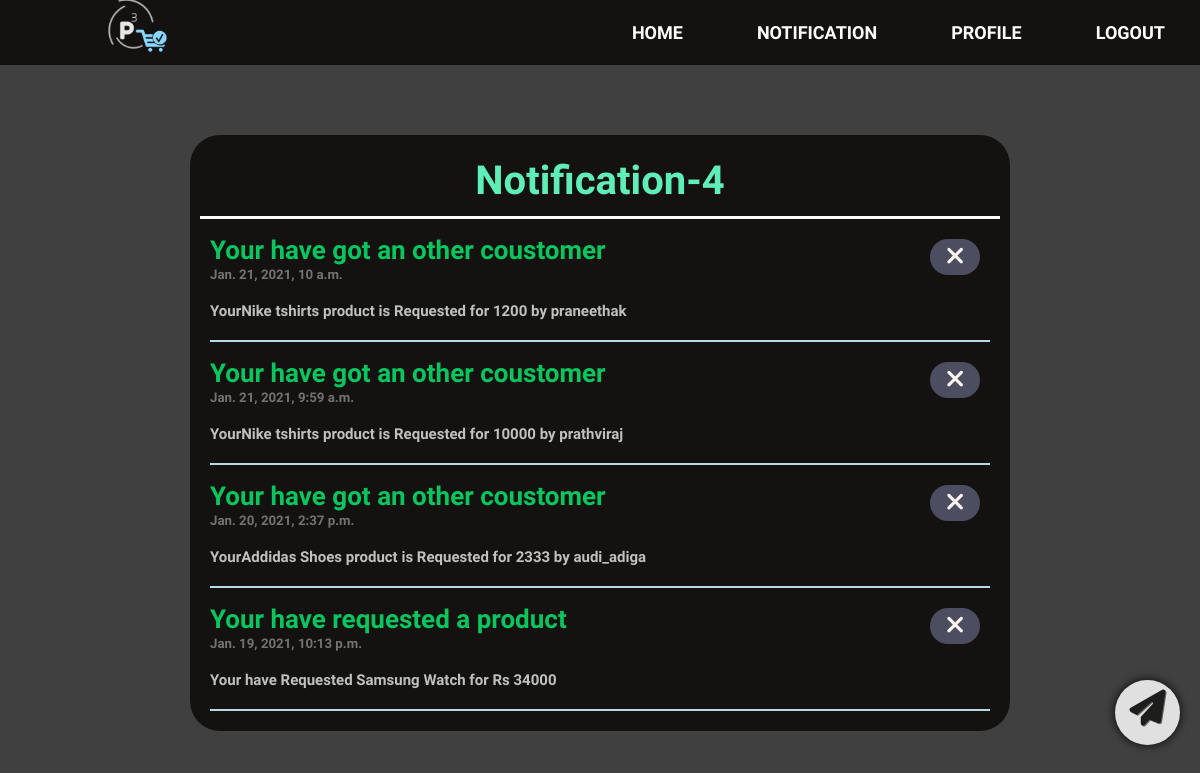
/notification/ (signed in), run on an earlier commit of the app's database.
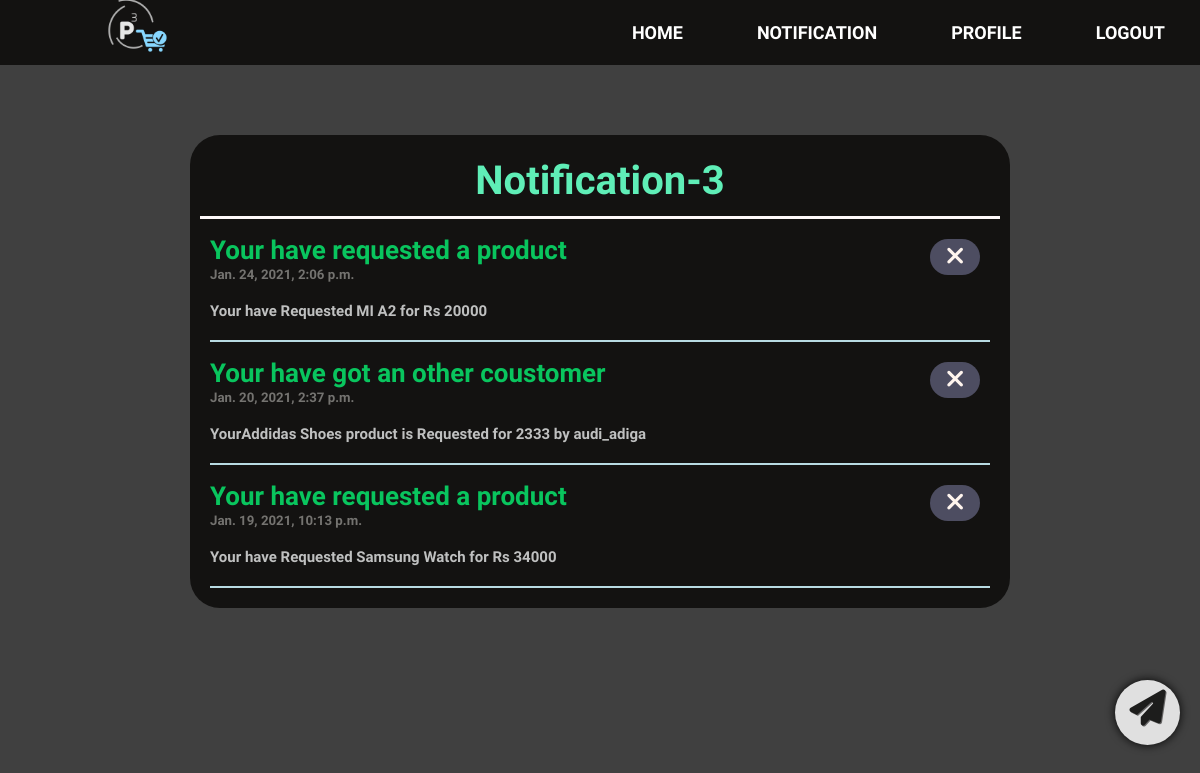
And on a later commit of the database.
### pcube/models.py (models this page shows)
class Notification(models.Model):
    post = models.ForeignKey(Post, on_delete=models.CASCADE, blank=True, null=True)
    user = models.ForeignKey(User, on_delete=models.CASCADE)
    ques = models.ForeignKey(Question, on_delete=models.CASCADE, blank=True, null=True, default=None)
    title = models.CharField(max_length= 30)
    h1 = models.CharField(max_length= 30)
    discription = discription = models.TextField()
    date_posted = models.DateTimeField(default=timezone.now)
    read =  models.BooleanField(default=False)

### pcube/views.py (the view)
# urls.py: path('notification/', views.notification, name='notification'),
def notification(request):
    try:
        msgs = Notification.objects.order_by('-date_posted').filter(user = request.user, read = False)
        noti_count = msgs.count()
    except:
        msgs = []
        noti_count = 0
    context = {
        'msgs':msgs,
        'msgs_count': noti_count
    }
    return render(request, 'pcube/notification.html',context)

### pcube/templates/pcube/notification.html (shortened to what this page needs)
{% extends 'pcube/base.html' %}
{%load static%}
{% block headers %}
    <link rel="stylesheet" type="text/css" href="{% static 'pcube/notification.css' %}">
{% endblock headers %}
{% block content %}
    <div class="notifications">
        <h2>Notification-{{msgs_count}}</h2>
        {% for msg in msgs %}
        <div class="notification">
            <h1><a href="{% url 'post-detail' msg.post.id %}">{{msg.title}}</a>
                <h5>{{msg.date_posted}}</h5>
                <form action="{% url 'noti-clear' %}" method="POST">
                    <button id="like" class="btn ulk" type="submit" name="noti_id" value="{{ msg.id }}">
                </form>
                <i class="fa fa-close" style="font-size:25px"></i>
            </h1>
            <h3>{{msg.discription}}</h3>
        </div>
        {% endfor %}
    </div>
    <div class="addpost-div">
        <div class="addpost-div2">
            <div id="addpost">
                <a href="{% url 'add-post' %}"><i class="fa fa-paper-plane" style="font-size:36px"></i></a>
            </div>
        </div>
    </div>
{% endblock content %}

### pcube/templates/pcube/base.html (shortened to what this page needs)
{% load static %}
<!DOCTYPE html>
<html lang="en">
<head>
    <link rel="stylesheet" href="https://cdnjs.cloudflare.com/ajax/libs/font-awesome/4.7.0/css/font-awesome.min.css">
    <link rel="stylesheet" type="text/css" href="{% static 'pcube/main.css' %}">
    {% block headers %} {% endblock headers %}
</head>
<body>
    <nav>
        <label class="logo"><a href="{% url 'pcube-home' %}" style="color: aliceblue;"><img src="{% static 'images/favicon2.png' %}" alt="logo" style="position: relative; top: -13px; height: 70px;"></a></label>
        <ul class="list">
            <li class="ls"><a class="active" href="{% url 'pcube-home' %}">Home</a></li>
            <li class="ls"><a href="{% url 'notification' %}">Notification</a></li>
            {% if user.is_authenticated %}
            <li class="ls"><a href="{% url 'profile' %}">Profile</a></li>
            <li class="ls"><a href="{% url 'logout' %}">Logout</a></li>
            {% else %}
            <li class="ls"><a href="{% url 'login' %}">sign-in</a></li>
            {% endif %}
        </ul>
    </nav>
    <div class="block">
        {% block content %} {% endblock content %}
    </div>
</body>
</html>

### pcube/static/pcube/main.css (style rules this page uses)
* { text-decoration: none; list-style: none; margin: 0; padding: 0; font-family: 'Didact Gothic', sans-serif; }
body { margin: 0; padding: 0; background-image: url("https://securecdn.pymnts.com/wp-content/uploads/2020/01/mukeshambani-relianceindustries-retail-amazon-flipkart-india-eCommerce.jpg"); background-color: #0f0f0fcb; background-blend-mode: multiply; background-repeat: no-repeat; background-size: cover; background-attachment: fixed; }
.logo { width: 20%; height: auto; min-width: 200px; }
nav { background-color: #131211; color: #e0e0e0; height: 65px; width: 100%; position: sticky; top: 0; z-index: 3; padding: 0; margin: 0; transition: height 0.7s; }
label.logo { color: white; font-size: 35px; line-height: 65px; padding: 0 100px; font-weight: bold; transition: line-height 0.7s; }
nav ul { float: right; margin-right: 20px; padding: 0; margin: 0; }
nav ul li { display: inline-block; line-height: 65px; margin: 0 5px; padding: 0; font-weight: 600; }
nav ul li a { color: white; font-size: 18px; padding: 10px 30px; margin: 0; border-radius: 30px; text-transform: uppercase; }
.block { margin: 0; padding-top: 20px; }

### pcube/static/pcube/notification.css (style rules this page uses)
.notifications { margin-top: 50px; padding: 10px; background-color: #131211; border-radius: 30px; color: aliceblue; width: 90%; max-width: 800px; position: relative; left: 50%; transform: translateX(-50%); position: relative; }
.notifications h2 { color: rgb(95, 238, 183); font-size: 40px; text-align: center; padding: 12px 17px; border-bottom: #fdf8f9 solid; }
.notifications .notification { margin: 10px; padding-bottom: 20px; border-bottom: 2px solid #b8dae2; position: relative }
.notifications .notification h3 { color: #bfc0c0; padding-top: 20px; font-size: 15px; }
.notifications .notification h1 a { color: #09c55e; font-size: 26px; }
.notifications .notification h5 { color: #747370; }
.btn { border: none; outline: none; padding: 5px 10px; background-color: rgb(77, 77, 97); border-radius: 30px; font-size: 20px; color: seashell; min-width: 50px; text-align: center; position: absolute; top: 10px; right: 10px; }

### pcube/templates/pcube/notification.html (style rules this page uses)
#addpost { background-color: #e0e0e0; color: rgb(19, 18, 17); text-shadow: 1px 1px #666565; padding: 10px; border-radius: 50%; width: 45px; height: 45px; position: relative; text-align: center; box-shadow: 0px 0px 10px #050505; cursor: pointer; }
.addpost-div { position: fixed; top: 85%; right: 20px; z-index: 100; }
.addpost-div2 { position: relative; }
#addpost a { color: #1d1d1c; }

What changed in the data, as far as the page shows it:
removed Notification: title "Your have got an other coustomer", date_posted "Jan. 21, 2021, 10 a.m.", {{ msg.id }} 120 (drawn), discription "YourNike tshirts product is Requested for 1200 by praneethak"
removed Notification: title "Your have got an other coustomer", date_posted "Jan. 21, 2021, 9:59 a.m.", {{ msg.id }} 118 (drawn), discription "YourNike tshirts product is Requested for 10000 by prathviraj"
added Notification: title "Your have requested a product", date_posted "Jan. 24, 2021, 2:06 p.m.", {{ msg.id }} 124 (drawn), discription "Your have Requested MI A2 for Rs 20000"
Also different on the page:
{{ msgs_count }}: "4" → "3"
